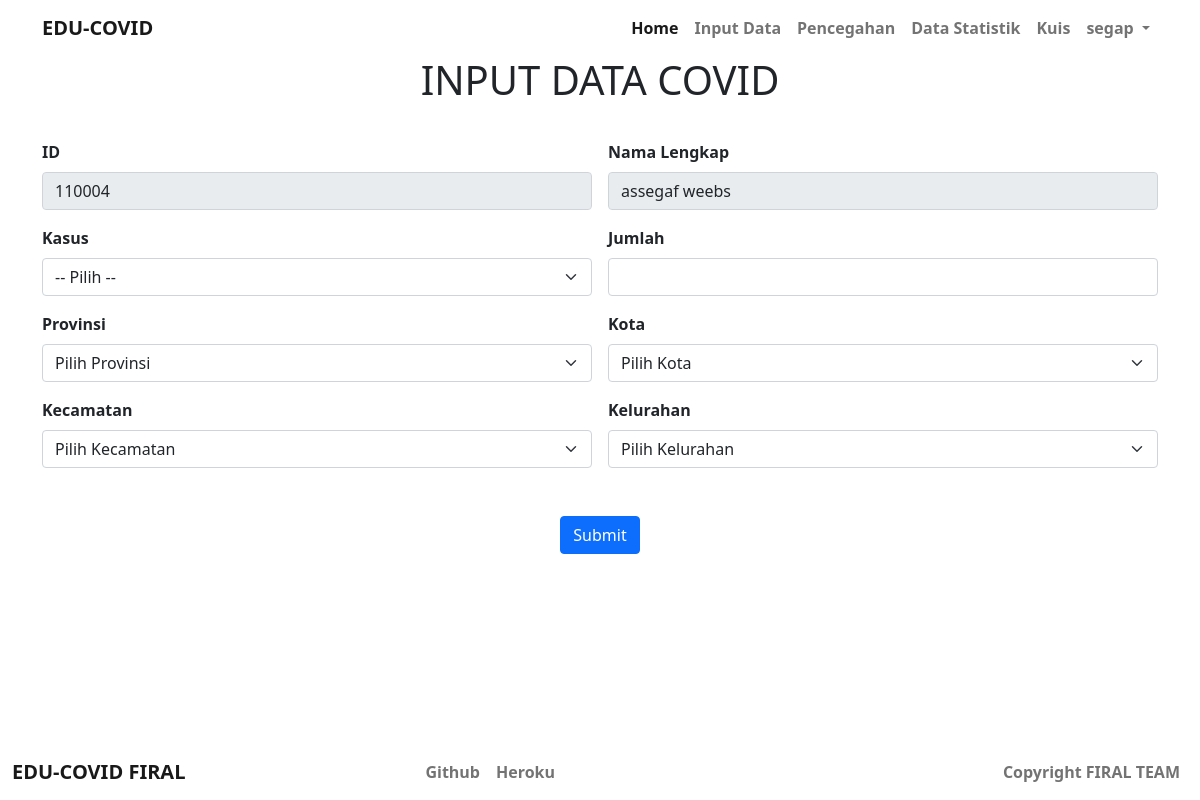
Page /input_covid.php (signed in) on the committed database.
### tables this page shows
CREATE TABLE `akun` (
  `id` int(11) NOT NULL,
  `username` varchar(15) NOT NULL,
  `password` varchar(30) NOT NULL,
  `email` varchar(40) NOT NULL,
  `level` varchar(10) NOT NULL,
  `id_covid_ranger` int(11) NOT NULL
);

CREATE TABLE `covid_ranger` (
  `id` int(11) NOT NULL,
  `nama_lengkap` varchar(50) NOT NULL,
  `jenis_kelamin` varchar(50) NOT NULL,
  `email` varchar(40) NOT NULL,
  `no_hp` varchar(20) NOT NULL,
  `alamat` varchar(50) NOT NULL,
  `provinsi` varchar(50) NOT NULL,
  `kota` varchar(50) NOT NULL,
  `kelurahan` varchar(50) NOT NULL,
  `kecamatan` varchar(50) NOT NULL,
  `NIK` varchar(50) NOT NULL,
  `usia` int(11) NOT NULL,
  `tempat_lahir` varchar(50) NOT NULL,
  `tanggal_lahir` varchar(50) NOT NULL,
  `kuis` int(11) NOT NULL,
  `username` varchar(30) NOT NULL
);

### input_covid.php (the view, shortened to what this page needs)
<?php
    require_once 'config.php';
    $id = $_SESSION['id'];
    $result = mysqli_query($con, "SELECT * FROM akun where id_covid_ranger = '$id'");
    $row = mysqli_fetch_array($result);
    $id_ranger = $row['id_covid_ranger'];
    $ranger = mysqli_query($con, "SELECT * FROM covid_ranger where id = '$id_ranger'");
    $rows = mysqli_fetch_array($ranger);
 ?>
 <!DOCTYPE html>
 <html>
 <head>
    <link href="https://cdn.jsdelivr.net/npm/bootstrap@5.0.0-beta3/dist/css/bootstrap.min.css" rel="stylesheet"
>
    <link rel="stylesheet" href="css/style.css">
 </head>
 <body>
 	<header>
 		<nav class="navbar navbar-expand-lg navbar-light">
 			<div class="container-fluid">
 				<a class="navbar-brand" href="#">EDU-COVID</a>
 			<div class="collapse navbar-collapse" id="navbarNavDropdown">
 				<ul class="navbar-nav ms-auto">
 					<li class="nav-item">
 						<a class="nav-link active" aria-current="page" href="index.php">Home</a>
 					</li>
 					<li class="nav-item">
                        <a class="nav-link" href="input_covid.php">Input Data</a>
                    </li>
 					<li class="nav-item">
 						<a class="nav-link" href="pencegahan.php">Pencegahan</a>
 					</li>
 					<li class="nav-item">
 						<a class="nav-link" href="statistik.php">Data Statistik</a>
 					</li>
 					<li class="nav-item">
 						<a class="nav-link" href="kuis.php">Kuis</a>
 					</li>
 					<li class="nav-item dropdown">
 						<a class="nav-link dropdown-toggle" href="#" id="navbarDropdownMenuLink" role="button"
 						data-bs-toggle="dropdown" aria-expanded="false">
 						<?= $row['username'] ?>
 					</a>
 				</li>
 			</ul>
 		</div>
 	</div>
 </nav>
</header>
<div class="container">
	<h1 class="text-center">INPUT DATA COVID</h1>
<form class="row g-3" method="post">
  <div class="col-md-6">
    <label for="inputEmail4" class="form-label">ID</label>
    <input type="text" class="form-control" id="inputEmail4" readonly value="<?= $rows['id'] ?>" name="id_ranger">
  </div>
  <div class="col-md-6">
    <label for="inputPassword4" class="form-label">Nama Lengkap</label>
    <input type="text" class="form-control" id="inputPassword4" name="nama_lengkap" readonly value="<?= $rows['nama_lengkap'] ?>">
  </div>
  <div class="col-md-6">
    <label for="inputState" class="form-label">Kasus</label>
    <select id="inputState" class="form-select" name="kasus">
      <option value="">-- Pilih --</option>
    </select>
  </div>
  <div class="col-md-6">
    <label for="inputAddress" class="form-label">Jumlah</label>
    <input type="number" class="form-control" id="inputAddress" name="jumlah" required>
  </div>
  <div class="col-md-6">
  	<label for="inputState" class="form-label">Provinsi</label>
  	<select name="provinsi" id="provinsi" class="form-select">
  		<option value="" selected>Pilih Provinsi</option>
  	</select>
  </div>
  <div class="col-md-6">
  	<label for="inputState" class="form-label">Kota</label>
  	<select name="kota" id="kota" class="form-select">
  		<option value="" selected>Pilih Kota</option>
  	</select>
  </div>
  <div class="col-md-6">
  	<label for="inputState" class="form-label">Kecamatan</label>
  	<select name="kecamatan" id="kecamatan" class="form-select">
  		<option value="" selected>Pilih Kecamatan</option>
  	</select>
  </div>
  <div class="col-md-6">
  	<label for="inputState" class="form-label">Kelurahan</label>
  	<select name="kelurahan" id="kelurahan" class="form-select">
  		<option value="" selected>Pilih Kelurahan</option>
  	</select>
  </div>
  <div class="col-12 text-center">
    <button type="submit" class="btn btn-primary" name="input">Submit</button>
  </div>
</form>
</div>
	<footer class="mt-auto fixed-bottom">
        <nav class="navbar navbar-expand-lg navbar-light">
            <div class="container-fluid">
                <a class="navbar-brand" href="#">EDU-COVID FIRAL</a>
                <div class="navbar-nav m-auto">
                    <a class="nav-link" aria-current="page" href="#">Github</a>
                    <a class="nav-link" href="/pencegahan.html">Heroku</a>
                </div>
                <div class="navbar-nav ms-auto">
                    <a class="nav-link" aria-current="page" href="#">Copyright FIRAL TEAM</a>
                </div>
            </div>
        </nav>
    </footer>
 </body>
 </html>

### css/style.css (style rules this page uses)
body { box-sizing: border-box; }
header { padding: 0 30px; }
.container .row { margin-top:20px; }
.container-fluid a { font-weight: bold; }
label { font-weight: bold; }
input, button { border-radius: 10px; }
footer { margin-top: 30px; }

### rows in the picture
akun: username "segap"
covid_ranger: id_ranger "110004", nama_lengkap "assegaf weebs"
